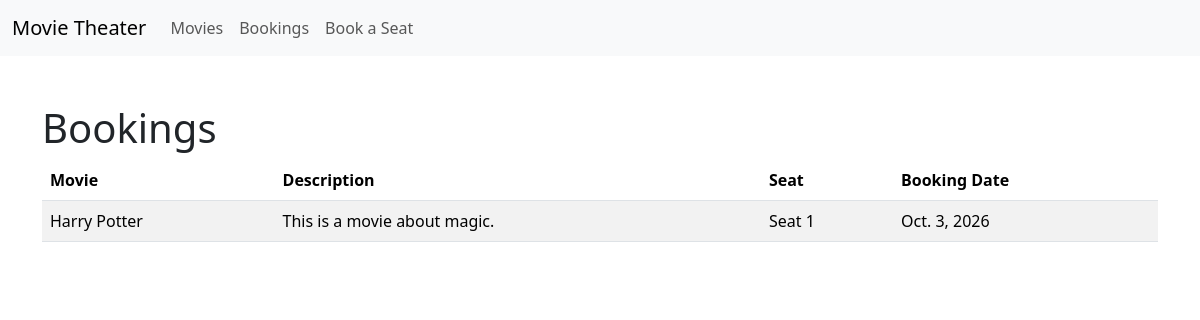
The page /booking_history/ (signed in) on the database as committed earlier.
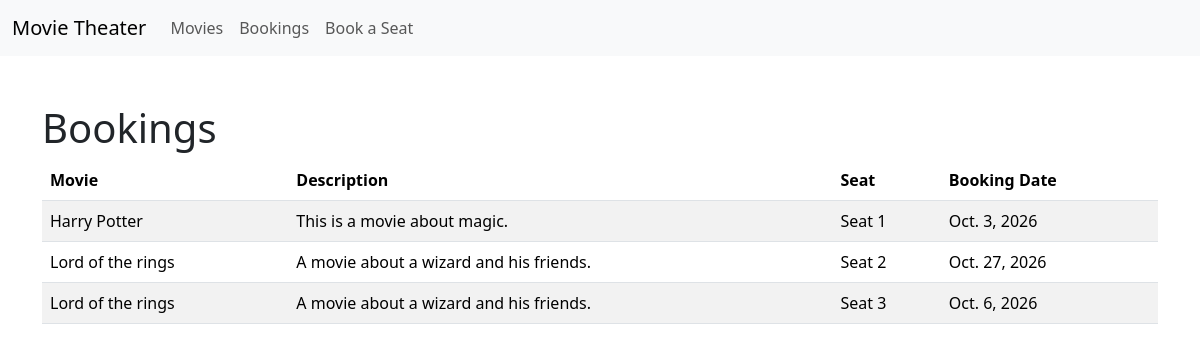
The same page on the database as committed later.
### bookings/models.py (models this page shows, shortened)
class Booking(models.Model):
    movie = models.ForeignKey(Movie, on_delete=models.PROTECT)
    seat = models.ForeignKey(Seat, on_delete=models.PROTECT)
    user = models.ForeignKey(settings.AUTH_USER_MODEL, on_delete=models.CASCADE)
    booking_date = models.DateField()

class Movie(models.Model):
    title = models.CharField(max_length=50)
    description = models.TextField()
    release_date = models.DateField()
    duration_minutes = models.PositiveIntegerField()
    def __str__(self):
        return self.title

class Seat(models.Model):
    seat_number = models.PositiveIntegerField(unique=True)
    booking_status = models.BooleanField(default=False)
    def __str__(self):
        return f"Seat {self.seat_number}"

### bookings/views.py (the view)
# urls.py: path('booking_history/', views.booking_history, name="booking_history"),
@login_required
def booking_history(request):
    bookings = Booking.objects.all()
    return render(request, "bookings/booking_history.html", {"bookings": bookings})

### bookings/templates/bookings/booking_history.html
{% extends "bookings/base.html" %}
{% block content %}
	<div class="container mt-5">
		<h1>Bookings</h1>
		{% if bookings %}
			<table class="table table-striped">
				<thead>
					<tr>
						<th>Movie</th>
						<th>Description</th>
						<th>Seat</th>
						<th>Booking Date</th>
					</tr>
				</thead>
				<tbody>
					{% for booking in bookings %}
						<tr>
							<td>{{ booking.movie }}</td>
							<td>{{ booking.movie.description }}</td>
							<td>{{ booking.seat }}</td>
							<td>{{ booking.booking_date }}</td>
						</tr>
					{% endfor %}
				</tbody>
			</table>
		{% else %}
			<p>No bookings are currently available.</p>
		{% endif %}
	</div>
{% endblock %}

Rows that differ between the two databases and show on the page:
added Booking: movie "Lord of the rings", movie.description "A movie about a wizard and his friends.", seat "Seat 2", booking_date "Oct. 27, 2026"
added Booking: movie "Lord of the rings", movie.description "A movie about a wizard and his friends.", seat "Seat 3", booking_date "Oct. 6, 2026"
